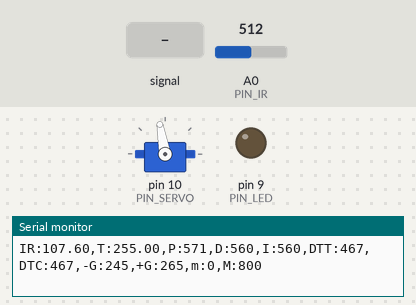
A sketch run on a simulated Arduino Uno, built with avr-gcc and run on an emulated ATmega328P. Parts: servo, output pins drawn as LEDs (lit = HIGH), the last lines printed to the serial monitor. The inputs (shaded band) are chosen by the test bench; at power-on: A0 (PIN_IR) = 512.

Above: at 0.91 s.
1.3 s: A0 (PIN_IR) set to 306
At 2.4 s:
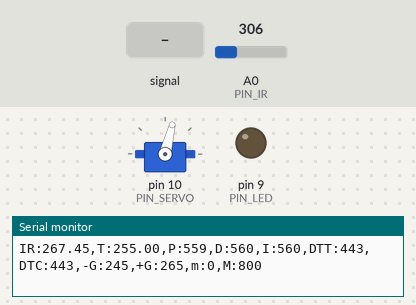
3.6 s: A0 (PIN_IR) set to 245
6.6 s: A0 (PIN_IR) set to 122
At 7.2 s:
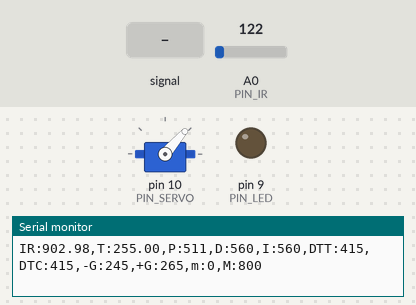
8.2 s: A0 (PIN_IR) fed a 200 Hz sine of ±81 counts around its level
Timing chart, 0 to 12.2 s (numbered marks = the images above; inputs shaded):
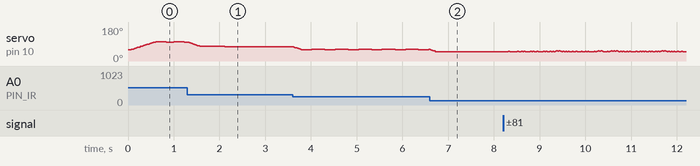

The sketch:

PIDcontrol.ino
```cpp
#include <Servo.h>
/////////////////////////////
// Configurable parameters //
/////////////////////////////

// Arduino pin assignment
#define PIN_LED 9            // [20200000] LED핀 설정
#define PIN_SERVO 10         //[20191979] Servo 핀 설정
#define PIN_IR A0            // [20191979] 적외선 핀(아날로그핀)

// Framework setting
#define _DIST_TARGET 255   // [20213085] 정지하려는 위치 목표값
#define _DIST_MIN 100         //[20191979] 최소거리
#define _DIST_MAX 410        //[20191979] 최대거리

// Distance sensor
#define _DIST_ALPHA 0.25 //[20203118] DIST_ALPHA 값 설정

// Servo range
#define _DUTY_MIN 1050    // [20213083]서보 각도의 최솟값 설정
#define _DUTY_NEU 1350   // [20213090]서보 수평 각도 펄스 값
#define _DUTY_MAX 1750        // [20213081] 서보 각도의 최댓값

// Servo speed control
#define _SERVO_ANGLE 30 //[20203118] 최대 가동범위에 따른 목표 서보 회전각
#define _SERVO_SPEED 50 //[20203118] 서보 속도 설정
#define _RAMPUP_TIME 60

#define START _DUTY_MIN + 100
#define END _DUTY_MAX - 100

// Event periods
#define _INTERVAL_DIST 10   // [20213099] 거리 센서 주기 설정
#define _INTERVAL_SERVO 20  // [20213099] 서보 주기 설정
#define _INTERVAL_SERIAL 100  // [20213099] 시리얼 표시 주기 설정

// PID parameters
#define _KP 1.5  //[20191979] 비례제어 값
#define _KD 50
#define _KI 0.01
//////////////////////
// global variables //
//////////////////////

// Servo instance
Servo myservo;  // [20213090] 서보 인스턴스 선언

// Distance sensor
float dist_target; // location to send the ball
float dist_raw, dist_ema, dist_cali, dist_average; //[20203118] 거리와 노이즈 필터 적용 후 거리를 저장하기 위한 변수
float alpha;
// Event periods
unsigned long last_sampling_time_dist, last_sampling_time_servo, last_sampling_time_serial; //[20203118] 마지막으로 측정한 거리, 마지막으로 측정한 서보 각도(각 이벤트별로 업데이트를 위해 측정하는 시간)
bool event_dist, event_servo, event_serial; //[20203118] 이벤트 별로 이번 루프에서 업데이트 여부

// Servo speed control
int duty_chg_per_interval; //[20213086]interval 당 최대 duty 변화량
int duty_target, duty_curr; //[20213086] 목표 duty와 현재 duty 값
int duty_chg_max;
int duty_chg_adjust;
int toggle_interval, toggle_interval_cnt;
float pause_time; // unit: sec

// PID variables
float error_curr, error_prev, control, pterm, dterm, iterm;
int i_count = 0;
int i_abs = 0;
//[20213086] error_curr: 현재 주기 오차값 / error_prev : 이전 주기 오차 값 / control : PID 제어량 / pterm, dterm, iterm : 비례,적분,미분 이득값

int a = 90;
int b = 265;

void setup() {
// initialize GPIO pins for LED and attach servo
  pinMode(PIN_LED, OUTPUT);

// move servo to neutral position
  myservo.attach(PIN_SERVO);
  duty_target = duty_curr = START;
  myservo.writeMicroseconds(duty_curr);

  // initialize global variables
  duty_chg_max = (float)(_DUTY_MAX - _DUTY_MIN) * (float)(_SERVO_SPEED / 180) * _INTERVAL_SERVO / 1000;
  duty_chg_adjust = (float) duty_chg_max * _INTERVAL_SERVO / _RAMPUP_TIME;
  duty_chg_per_interval = 0; // initial speed is set to 0.
  pause_time = 0.5;
  toggle_interval = ((float)(180.0 / _SERVO_SPEED) + pause_time) * 1000 / _INTERVAL_SERVO;
  toggle_interval_cnt = toggle_interval;

  dist_target=_DIST_TARGET; //[20203118] dist_target 값 초기화
  alpha = _DIST_ALPHA;
  dist_raw = dist_ema = dist_average = ir_distance_filtered();
  last_sampling_time_dist = last_sampling_time_servo = last_sampling_time_serial = 0;
  event_dist = event_servo = event_serial = false;
  error_curr = error_prev = dist_target - dist_ema;
  pterm = 0;
  dterm = 0;
  iterm = 0;

  // initialize serial port
  Serial.begin(115200);

// convert angle speed into duty change per interval.
  duty_chg_per_interval = int((_DUTY_MAX-_DUTY_MIN))*((float)_SERVO_SPEED/_SERVO_ANGLE)*(float(_INTERVAL_SERVO)/1000.0); //duty_chg_per_interval 값 설정
}


void loop() {
  /////////////////////
  // Event generator //
  /////////////////////
  // [20213090]
  unsigned long time_curr = millis();
  if(time_curr >= last_sampling_time_dist + _INTERVAL_DIST){
          last_sampling_time_dist += _INTERVAL_DIST;
          event_dist = true;
  }
  if(time_curr >= last_sampling_time_servo + _INTERVAL_SERVO){
          last_sampling_time_servo += _INTERVAL_SERVO;
          event_servo = true;
  }
  if(time_curr >= last_sampling_time_serial + _INTERVAL_SERIAL){
          last_sampling_time_serial += _INTERVAL_SERIAL;
          event_serial = true;
  }


  ////////////////////
  // Event handlers //
  ////////////////////

  if(event_dist) {
    event_dist = false;
    // get a distance reading from the distance sensor
//    dist_raw = ir_distance_filtered();
//    dist_cali = 100 + 300.0 / (b - a) *(dist_raw - a);
//    dist_ema = alpha*dist_cali + (1-alpha)*dist_ema;
    dist_average = 0;

    for(int i = 0; i < 100; ++i){
      dist_raw = ir_distance_filtered();
      dist_cali = 100 + 300.0 / (b - a) *(dist_raw - a);
      dist_ema = alpha*dist_cali + (1-alpha)*dist_ema;
      dist_average += dist_ema;
      delay(0.1);
    }
    dist_average /= 100;

//    i_abs = abs((int)dist_average - _DIST_TARGET);
//    if(i_abs < 20 && i_count <= 99){
//      i_count += 1;
//    } else if (i_count>= 1) {
//      i_count -= 1;
//    }

  // PID control logic
    error_curr = dist_target - dist_average;
    pterm = _KP * error_curr; //[20213083]
    dterm = _KD * (error_curr - error_prev);
    iterm += _KI * error_curr;
    control = pterm + dterm + iterm; //[20203118]

  // duty_target = f(duty_neutral, control)
    duty_target = _DUTY_NEU + control; //[20213086]

//    if(i_count >= 100){
//      iterm = 0;
//    }

    if(abs(iterm)>20){iterm = 0;}

  // keep duty_target value within the range of [_DUTY_MIN, _DUTY_MAX]
    if(duty_target > _DUTY_MAX){duty_target = _DUTY_MAX;}
    if(duty_target < _DUTY_MIN){duty_target = _DUTY_MIN;}

    error_prev = error_curr;
  }

  if(event_servo) {

    event_servo=false;

     // adjust duty_curr toward duty_target by duty_chg_per_interval
   if(duty_target > duty_curr) {
        duty_curr += duty_chg_per_interval;
        if(duty_curr > duty_target) duty_curr = duty_target;
      }
    else {
        duty_curr -= duty_chg_per_interval;
        if(duty_curr < duty_target) duty_curr = duty_target;
      }

    // update servo position
    myservo.writeMicroseconds(duty_curr);

  }
  if(event_serial) {
    event_serial = false; //[20203118]
    Serial.print("IR:");
    Serial.print(dist_average);
    Serial.print(",T:");
    Serial.print(dist_target);
    Serial.print(",P:");
    Serial.print(map(pterm,-1000,1000,510,610));
    Serial.print(",D:");
    Serial.print(map(dterm,-1000,1000,510,610));
    Serial.print(",I:");
    Serial.print(map(iterm,-1000,1000,510,610));
//    Serial.print(",Ireal:");
//    Serial.print(iterm);
//    Serial.print(",i_count:");
//    Serial.print(i_count);
    Serial.print(",DTT:");
    Serial.print(map(duty_target,1000,2000,410,510));
    Serial.print(",DTC:");
    Serial.print(map(duty_curr,1000,2000,410,510));
    Serial.println(",-G:245,+G:265,m:0,M:800");

//    Serial.print(",Min:400,duty_target:");
//    Serial.print(duty_target);
//    Serial.print(",duty_curr:");
//    Serial.print(duty_curr);
//    Serial.print(",duty_chg_max:");
//    Serial.print(duty_chg_max);
//    Serial.print(",duty_chg_adjust:");
//    Serial.print(duty_chg_adjust);
//    Serial.print(",duty_chg_per_interval:");
//    Serial.print(duty_chg_per_interval);
//    Serial.println(",Max:2400");
  }
}
float ir_distance(void){ // return value unit: mm
  float val;
  float volt = float(analogRead(PIN_IR));
  val = ((6762.0/(volt-9.0))-4.0) * 10.0;
  return val;
}

float ir_distance_filtered(void){ // return value unit: mm
  return ir_distance(); // for now, just use ir_distance() without noise filter.
}
```
